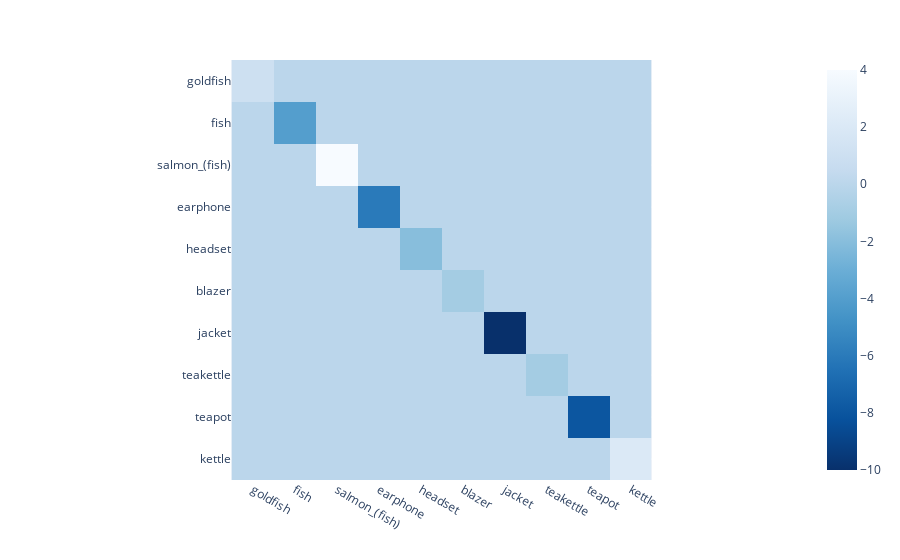

Notebook code cell kept with this figure:
### Code cell
fig = px.imshow(pred_diff_diag.numpy(), x=cat_names, y=cat_names, color_continuous_scale='blues_r')
fig.show()

### Figure 1 — Plotly figure (JSON) as saved in the notebook; plotly's stock layout.template omitted (floating-point values rounded to 4 significant figures)
{"data": [{"coloraxis": "coloraxis", "hovertemplate": "x: %{x}<br>y: %{y}<br>color: %{z}<extra></extra>", "name": "0", "type": "heatmap", "x": ["goldfish", "fish", "salmon_(fish)", "earphone", "headset", "blazer", "jacket", "teakettle", "teapot", "kettle"], "xaxis": "x", "y": ["goldfish", "fish", "salmon_(fish)", "earphone", "headset", "blazer", "jacket", "teakettle", "teapot", "kettle"], "yaxis": "y", "z": [[1, 0, 0, 0, 0, 0, 0, 0, 0, 0], [0, -4, 0, 0, 0, 0, 0, 0, 0, 0], [0, 0, 4, 0, 0, 0, 0, 0, 0, 0], [0, 0, 0, -6, 0, 0, 0, 0, 0, 0], [0, 0, 0, 0, -2, 0, 0, 0, 0, 0], [0, 0, 0, 0, 0, -1, 0, 0, 0, 0], [0, 0, 0, 0, 0, 0, -10, 0, 0, 0], [0, 0, 0, 0, 0, 0, 0, -1, 0, 0], [0, 0, 0, 0, 0, 0, 0, 0, -8, 0], [0, 0, 0, 0, 0, 0, 0, 0, 0, 2]]}], "layout": {"coloraxis": {"colorscale": [[0, "rgb(8,48,107)"], [0.125, "rgb(8,81,156)"], [0.25, "rgb(33,113,181)"], [0.375, "rgb(66,146,198)"], [0.5, "rgb(107,174,214)"], [0.625, "rgb(158,202,225)"], [0.75, "rgb(198,219,239)"], [0.875, "rgb(222,235,247)"], [1, "rgb(247,251,255)"]]}, "margin": {"t": 60}, "xaxis": {"anchor": "y", "constrain": "domain", "domain": [0, 1], "scaleanchor": "y"}, "yaxis": {"anchor": "x", "autorange": "reversed", "constrain": "domain", "domain": [0, 1]}}}
